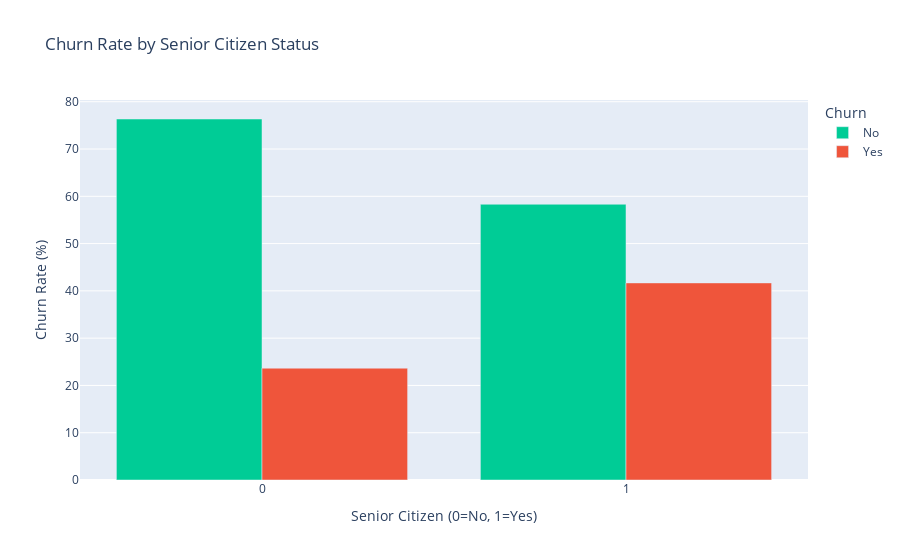

The cell this chart's notebook holds for it:
### Code cell
#Step-11:
# 3.Churn Rate by Senior Citizen
fig_senior = px.bar(
    churn_by_senior,
    barmode='group',
    title='Churn Rate by Senior Citizen Status',
    labels={'value': 'Percentage', 'SeniorCitizen': 'Senior Citizen (0=No, 1=Yes)'},
    color_discrete_sequence=['#00CC96', '#EF553B'])
fig_senior.update_layout(yaxis_title='Churn Rate (%)')
fig_senior.show()

### Figure 1 — Plotly figure (JSON) as saved in the notebook; plotly's stock layout.template omitted (floating-point values rounded to 4 significant figures)
{"data": [{"alignmentgroup": "True", "hovertemplate": "Churn=No<br>Senior Citizen (0=No, 1=Yes)=%{x}<br>Percentage=%{y}<extra></extra>", "legendgroup": "No", "marker": {"color": "#00CC96", "pattern": {"shape": ""}}, "name": "No", "offsetgroup": "No", "orientation": "v", "showlegend": true, "textposition": "auto", "type": "bar", "x": [0, 1], "xaxis": "x", "y": [76.35, 58.32], "yaxis": "y"}, {"alignmentgroup": "True", "hovertemplate": "Churn=Yes<br>Senior Citizen (0=No, 1=Yes)=%{x}<br>Percentage=%{y}<extra></extra>", "legendgroup": "Yes", "marker": {"color": "#EF553B", "pattern": {"shape": ""}}, "name": "Yes", "offsetgroup": "Yes", "orientation": "v", "showlegend": true, "textposition": "auto", "type": "bar", "x": [0, 1], "xaxis": "x", "y": [23.65, 41.68], "yaxis": "y"}], "layout": {"barmode": "group", "legend": {"title": {"text": "Churn"}, "tracegroupgap": 0}, "title": {"text": "Churn Rate by Senior Citizen Status"}, "xaxis": {"anchor": "y", "domain": [0, 1], "title": {"text": "Senior Citizen (0=No, 1=Yes)"}}, "yaxis": {"anchor": "x", "domain": [0, 1], "title": {"text": "Churn Rate (%)"}}}}
